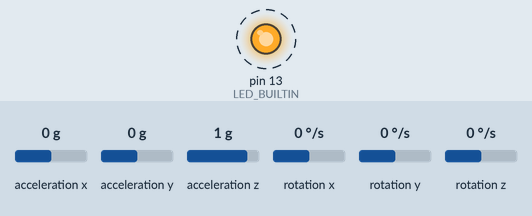
Simulated run of this program. Board: Arduino Nano, built with avr-gcc and run on an emulated ATmega328P. On the bench: output pins drawn as LEDs (lit = HIGH). Wiring (inferred from the names in the program): MPU-6050 motion sensor at I2C address 0x68. Dashed ring = blinking. Inputs (shaded band) come from the test bench; at power-on: acceleration x 0 g, acceleration y 0 g, acceleration z 1 g, rotation x 0 °/s, rotation y 0 °/s, rotation z 0 °/s. What the program prints to the serial monitor is not drawn.

Above: at 1.75 s.
1.8 s: acceleration x set to 0.8 g
At 8.7 s:
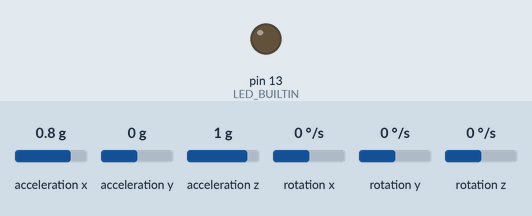
Timing chart, 0 to 10.2 s (numbered marks = the images above; inputs shaded):
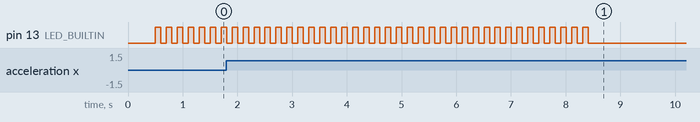

The program:

main.cpp
```cpp
#include <Arduino.h>
#include <Wire.h>

#define LOOP_TIME 4000  // loop every 4000us

unsigned long int current_time;
int gyro[3], acc[3];
int temp;
int count = 0;


void setup_gyro();
void read_gyro();

void setup()
{

  Wire.begin();
  Wire.setClock(400000);
  // wait for some time to get ready MPU6050
  delay(500);
  Serial.begin(115200);

  pinMode(LED_BUILTIN, OUTPUT);
  digitalWrite(LED_BUILTIN, LOW);

  setup_gyro(); // setup gyro
  current_time = micros() + LOOP_TIME; // loop every 4000us
}

void loop()
{

  read_gyro();

  if (count < 2000)
  {
    if (!(count % 25))
    {
      if (count > 2000 - 25)
      {
        digitalWrite(LED_BUILTIN, LOW);
      }
      else
      {
        digitalWrite(LED_BUILTIN, !digitalRead(LED_BUILTIN)); // blink the led during calibration
      }
    }
    count++;
  }

  Serial.print(gyro[0]); Serial.print(",");
  Serial.print(gyro[1]); Serial.print(",");
  Serial.print(gyro[2]); Serial.print(",");

  Serial.print(acc[0]); Serial.print(",");
  Serial.print(acc[1]); Serial.print(",");
  Serial.print(acc[2]); Serial.print(",");

  Serial.print(((double) temp) / 340 + 36.53); //Serial.print("°C");
  Serial.println("");


  while (current_time > micros())
    ;
  current_time = micros() + LOOP_TIME;
}

void setup_gyro()
{
  // set up the MPU6050
  Wire.beginTransmission(0x68); // start communicating with mpu6050
  Wire.write(0x6B);             // we want to write in 0x6B register which is powermanagement register
  Wire.write(0x00);             // write 0x00 to that register
  Wire.endTransmission();       // end the transmission

  Wire.beginTransmission(0x68); // start communicating with mpu6050
  Wire.write(0x1B);             // we want to write in 0x1B which is gyro configaration register
  Wire.write(0x08);             // set the gyro for 500 deg pre sec full scale
  Wire.endTransmission();       // end the transmission

  Wire.beginTransmission(0x68); // start communicating with mpu6050
  Wire.write(0x1C);             // we want to write in 0x1C register which is Accelerometer Configuration register
  Wire.write(0x10);             // set the accelerometer with +-8g
  Wire.endTransmission();       // end the transmission

  Wire.beginTransmission(0x68); // start communicating with mpu6050
  Wire.write(0x1A);             // we want to write in 0x1A which is used to gyro and accelerometer synchronizing
  Wire.write(0x03);             // write 0x03 in that register
  Wire.endTransmission();       // end the transmission

  // random check registers wheather the values is written correctly or not
  Wire.beginTransmission(0x68);
  Wire.write(0x1B);
  Wire.endTransmission();
  Wire.beginTransmission(0x68);
  Wire.requestFrom(0x68, 1);
  while (Wire.available() < 1)
    ;
  byte data = Wire.read();
  Wire.endTransmission();
  if (data != 0x08)
  {
    digitalWrite(13, HIGH);
    while (true) // if not written this loop continues untill a next reset takes place
      delay(10);
  }
  // random check registers wheather the values is written correctly or not
  Wire.beginTransmission(0x68);
  Wire.write(0x1C);
  Wire.endTransmission();
  Wire.beginTransmission(0x68);
  Wire.requestFrom(0x68, 1);
  while (Wire.available() < 1)
    ;
  data = Wire.read();
  Wire.endTransmission();
  if (data != 0x10)
  {
    digitalWrite(13, HIGH);
    while (true) // if not written this loop continues untill a next reset takes place
      delay(10);
  }
}

void read_gyro()
{

  Wire.beginTransmission(0x68); // start communicating with MPU6050
  Wire.write(0x3B);             // start reading from 0x3B
  Wire.endTransmission();       // end the transmission
  Wire.requestFrom(0x68, 14);   // request 14 bytes
  while (Wire.available() < 14)
    ;                                       // wait until 14 bytes are received
  acc[0] = Wire.read() << 8 | Wire.read();  // read acc x data
  acc[1] = Wire.read() << 8 | Wire.read();  // read acc y data
  acc[2] = Wire.read() << 8 | Wire.read();  // read acc z data
  temp = Wire.read() << 8 | Wire.read();    // read temperature data [we don't use it here]
  gyro[0] = Wire.read() << 8 | Wire.read(); // read gyro x data
  gyro[1] = Wire.read() << 8 | Wire.read(); // read gyro y data
  gyro[2] = Wire.read() << 8 | Wire.read(); // read gyro z data
}

// void calculate_angle()
// {

//   /*
//          1
//       --------- = 0.0000611   ///// 65.5 is the value for the gyro for 500°/sec configure and rotate 1°/sec and 250 is refresh rate
//       65.5*250
//   */
//   gyro[0] *= 0.0000611; // we dont need the raw value again so we can change the original data
//   gyro[1] *= 0.0000611; // we dont need the raw value again so we can change the original data
//   gyro[2] *= 0.0000611; // we dont need the raw value again so we can change the original data

//   angular_rate[0] = angular_rate[0] * 0.7 + gyro[0] * 0.3;
//   angular_rate[1] = angular_rate[1] * 0.7 + gyro[1] * 0.3;
//   angular_rate[2] = angular_rate[2] * 0.7 + gyro[2] * 0.3;

//   gravity = sqrt(acc[0] * acc[0] + acc[1] * acc[1] + acc[2] * acc[2]); // calculate the gravity
//   acc[0] = asin(acc[0] / gravity) * 57.295779;                         // get pitch angle
//   acc[1] = asin(acc[1] / gravity) * 57.295779;                         // get roll angle

//   /*
//          1
//       --------- = 0.0000611   ///// 65.5 is the value for the gyro for 500°/sec configure and rotate 1°/sec and 250 is refresh rate
//       65.5*250
//   */
//   angle[0] = 0.96 * (angle[0] + angular_rate[0]) + 0.04 * acc[0]; // take a larger portion of gyro data and smaller portion of accelerometer data to avoid drift
//   angle[1] = 0.96 * (angle[1] + angular_rate[1]) + 0.04 * acc[1]; // take a larger portion of gyro data and smaller portion of accelerometer data to avoid drift
//   angle[2] = angle[2] + angular_rate[2];                          // yaw angle gyro based only it may drift

//   /*    π
//      -------- = 0.0174532925      //arduino sin() takes radian // we convert rolto pitch and pitch to rol because MPU6050 may be yawed inclimbed
//        180
//   */
//   angle[0] -= angle[1] * sin(angular_rate[2] * 0.0174532925);
//   angle[1] += angle[0] * sin(angular_rate[2] * 0.0174532925);
// }
```

Measured:
- by itself, pin 13 (LED_BUILTIN): alternates HIGH for 0.10 s and LOW for 0.10 s, 67 changes in all, then stays LOW
